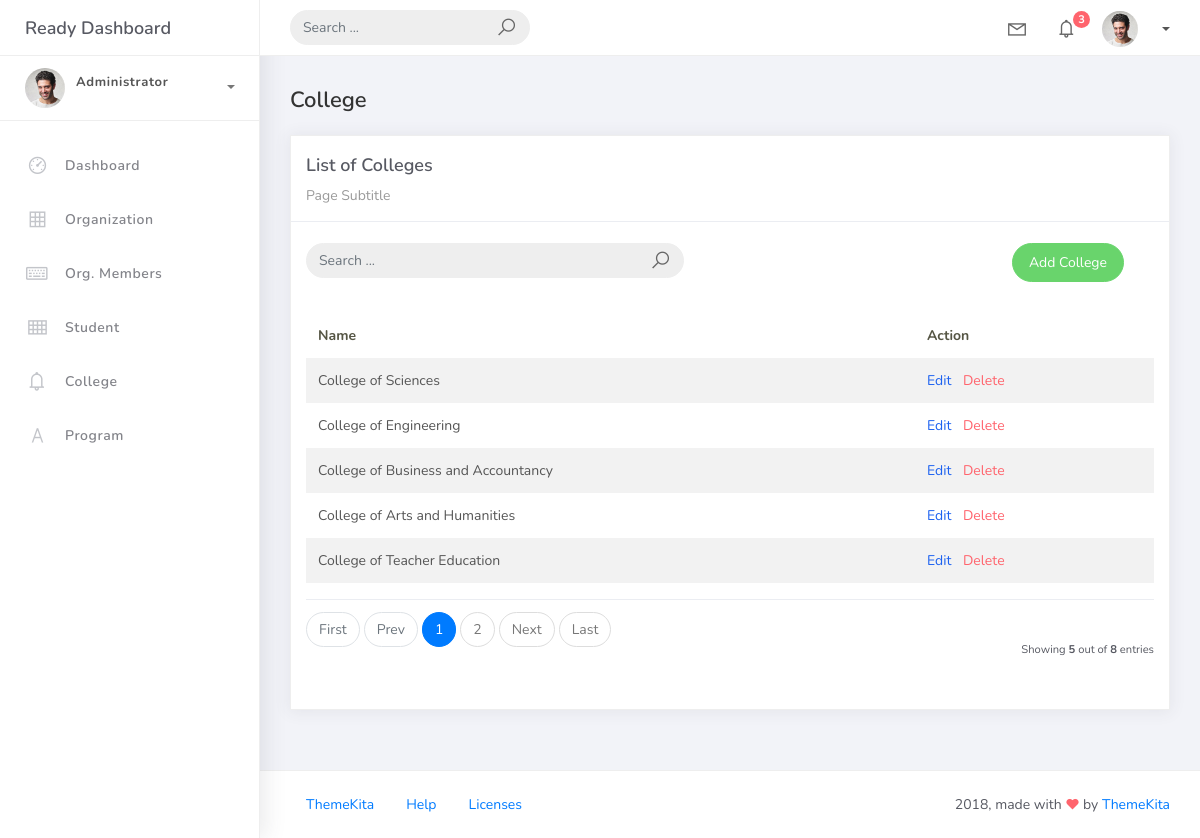
Screenshot of /college_list/ with the database file from the repository.
### studentorg/models.py (models this page shows, shortened)
class BaseModel(models.Model):
    created_at = models.DateTimeField(auto_now_add=True, db_index=True)
    updated_at = models.DateTimeField(auto_now=True)
    class Meta:
        abstract = True

class College(BaseModel):
    college_name = models.CharField(max_length=150)

### studentorg/views.py (the view)
# urls.py: path('college_list/', CollegeList.as_view(), name='college-list'),
class CollegeList(ListView):
    model = College
    context_object_name = 'college'
    template_name = 'college_list.html'
    paginate_by = 5
    def get_queryset(self):
        qs = super().get_queryset()
        query = self.request.GET.get('q')
        if query:
            qs = qs.filter(
                Q(college_name__icontains=query)
            )
        return qs

### templates/college_list.html
{% extends 'base.html' %} {% load static %} {% block content %}
<div class="content">
    <div class="container-fluid">
        <h4 class="page-title">College</h4>
        <div class="row">
            <div class="col-md-12">
                <div class="card">
                    <div class="card-header">
                        <div class="card-title">List of Colleges</div>
                        <div class="card-category">Page Subtitle</div>
                    </div>
                    <br />
                    <div class="col-md-12 row">
                        <div class="col-md-6">
                            <form class="navbar-left navbar-form nav-search mr-md-3" method="get" action="{% url 'college-list' %}">
                                <div class="input-group">
                                    <input type="text" placeholder="Search ..." class="form-control" name="q" />
                                    <div class="input-group-append">
                                        <span class="input-group-text">
                                            <i class="la la-search search-icon"></i>
                                        </span>
                                    </div>
                                </div>
                            </form>
                        </div>
                        <div class="col-md-6">
                            <div class="pull-right">
                                <a href="{% url 'college-add' %}" class="btn btn-success btn-rounded">Add College</a>
                            </div>
                        </div>
                    </div>
                    <div class="card-body">
                        <table class="table table-striped mt-3">
                            <thead>
                                <tr>
                                    <th scope="col">Name</th>
                                    <th scope="col">Action</th>
                                </tr>
                            </thead>
                            <tbody>
                                {% for object in object_list %}
                                <tr>
                                    <td>{{ object.college_name }}</td>
                                    <td>
                                        <a href="{% url 'college-update' object.id %}" class="text-primary mr-2">Edit</a>
                                        <a href="{% url 'college-delete' object.id %}" class="text-danger">Delete</a>
                                    </td>
                                </tr>
                                {% empty %}
                                <tr>
                                    <td colspan="2" style="text-align: center">
                                        <p class="text-sm font-weight-bold mb-0">No Records Found</p>
                                    </td>
                                </tr>
                                {% endfor %}
                            </tbody>
                        </table>
                        {% include 'includes/pagination.html' %}
                    </div>
                </div>
            </div>
        </div>
    </div>
</div>
{% endblock %}

### rows the page displays
College: college_name "College of Sciences"
College: college_name "College of Engineering"
College: college_name "College of Business and Accountancy"
College: college_name "College of Arts and Humanities"
College: college_name "College of Teacher Education"

### other values shown
{{ page_num }} "1"
{{ page_num }} "2"
{{ object_list.count }} "5"
{{ paginator.count }} "8"
